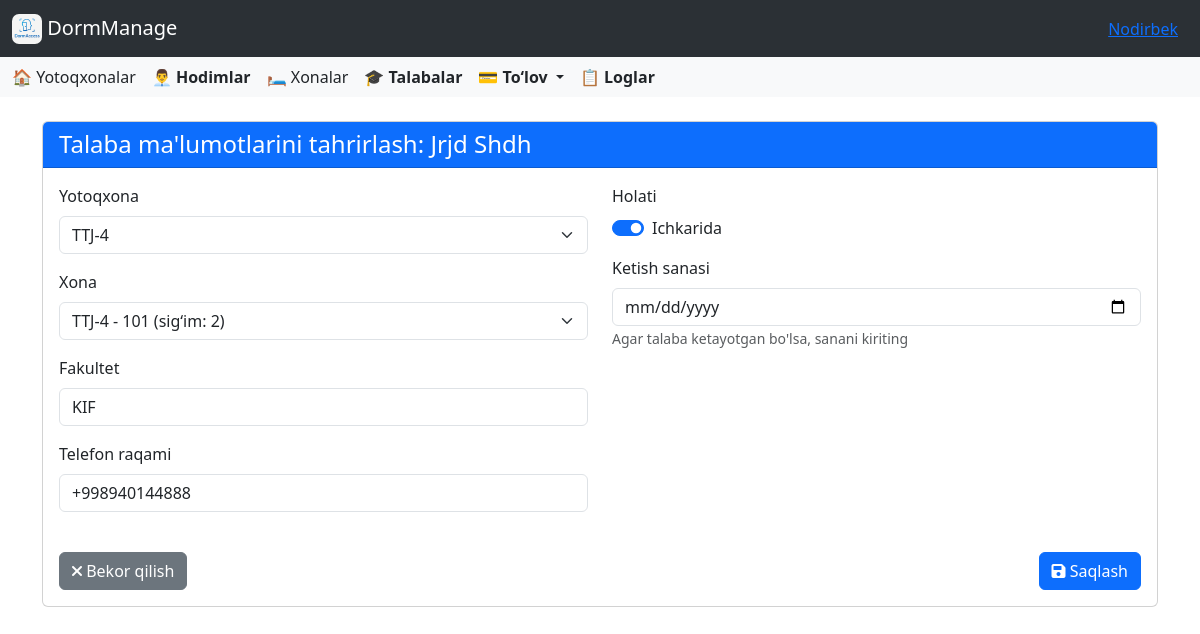
The app's page /students/10001/edit/ (signed in) with its own data.
### accounts/models.py (models this page shows, shortened)
class CustomUser(AbstractUser):
    id = AutoIncrementField(start_from=1)
    ROLE_CHOICES = [
        ('director', 'Direktor'),
        ('employee', 'Xodim'),
    ]
    role = models.CharField(
        max_length=10,
        choices=ROLE_CHOICES,
        default='other',
        verbose_name='Lavozim'
    )
    work_start = models.TimeField(
        verbose_name='Ish boshlanish vaqti',
        null=True,
        blank=True
    )
    work_end = models.TimeField(
        verbose_name='Ish tugash vaqti',
        null=True,
        blank=True
    )
    phone_number = models.CharField(
        max_length=20,
        blank=True,
        verbose_name='Telefon raqami'
    )
    hire_date = models.CharField(
        max_length=10,
        null=True,
        blank=True,
        verbose_name='Ishga qabul qilingan sana'
    )
    photo = models.ImageField(
        upload_to=staff_photo_upload_path,
        blank=False,
        null=False,
        verbose_name='Hodim surati'
    )
    salary = models.PositiveIntegerField(
        verbose_name='Maosh',
        null=True,
        blank=True,
        help_text="Hodimning maoshi (so'mda)"
    )
    is_in_dormitory = models.BooleanField(default=False)

### student/models.py (models this page shows, shortened)
class Student(models.Model):
    id = AutoIncrementField(start_from=10000)
    dormitory = models.ForeignKey(Dormitory, models.CASCADE, related_name='students')
    first_name = models.CharField(max_length=50)
    last_name = models.CharField(max_length=50)
    faculty = models.CharField(max_length=100)
    room = models.ForeignKey(Room, on_delete=models.SET_NULL, null=True, blank=True, related_name='students')
    phone_number = models.CharField(max_length=20)
    is_in_dormitory = models.BooleanField(default=True)
    parent_full_name = models.CharField(max_length=100)
    parent_login = models.CharField(max_length=150, unique=True, editable=False)
    parent_password = models.CharField(max_length=20, editable=True)
    image = models.ImageField(upload_to=student_image_upload_to, null=True, blank=True)
    contract_number = models.CharField(max_length=50, null=True, blank=True)
    contract_date = models.DateField(null=True, blank=True)
    arrival_time = models.DateField(null=True, blank=True)
    checkout_time = models.DateField(null=True, blank=True)
    total_payment = models.PositiveIntegerField(null=True, blank=True, default=0)

### student/views.py (the view)
# urls.py: path('<int:pk>/edit/', StudentUpdateView.as_view(), name='student_update'),
class StudentUpdateView(LoginRequiredMixin, UpdateView):
    model = Student
    template_name = 'student/student_update.html'
    form_class = StudentCreateForm  # fields o‘rniga forma klassidan foydalanamiz
    success_url = None  # get_success_url ishlaydi
    def get_form_kwargs(self):
        kwargs = super().get_form_kwargs()
        kwargs['user'] = self.request.user  # Formaga foydalanuvchini yuborish
        return kwargs
    def get_context_data(self, **kwargs):
        context = super().get_context_data(**kwargs)
        context['title'] = "Talaba ma'lumotlarini tahrirlash"
        return context
    def get_success_url(self):
        return reverse('student_detail', kwargs={'pk': self.object.pk})

### dormitory/models.py (called while the page is built)
    def __str__(self):
        return self.name

    def __str__(self):
        return f"{self.dormitory.name} - {self.number} (sig‘im: {self.size})"

### templates/student/student_update.html (shortened to what this page needs)
{% extends "base.html" %}
{% load widget_tweaks %}
{% block content %}
<div class="container mt-4">
    <div class="card">
        <div class="card-header bg-primary text-white">
            <h4 class="mb-0">{{ title }}: {{ object.last_name }} {{ object.first_name }}</h4>
        </div>
        <div class="card-body">
            <form method="post" enctype="multipart/form-data">
                <div class="row">
                    <div class="col-md-6">
<div class="mb-3">
    <label for="id_dormitory" class="form-label">Yotoqxona</label>
    {{ form.dormitory|add_class:"form-select"|attr:"id=id_dormitory" }}
</div>
<div class="mb-3">
    <label for="id_room" class="form-label">Xona</label>
    {{ form.room|add_class:"form-select"|attr:"id=id_room" }}
</div>
                        <div class="mb-3">
                            <label for="{{ form.faculty.id_for_label }}" class="form-label">Fakultet</label>
                            <input type="text" class="form-control" id="{{ form.faculty.id_for_label }}"
                                   name="{{ form.faculty.name }}" value="{{ form.faculty.value|default_if_none:'' }}">
                        </div>
                        <div class="mb-3">
                            <label for="{{ form.phone_number.id_for_label }}" class="form-label">Telefon raqami</label>
                            <input type="text" class="form-control" id="{{ form.phone_number.id_for_label }}"
                                   name="{{ form.phone_number.name }}" value="{{ form.phone_number.value|default_if_none:'' }}">
                        </div>
                    </div>
                    <div class="col-md-6">
                        <div class="mb-3">
                            <label class="form-label">Holati</label>
                            <div class="form-check form-switch">
                                <input class="form-check-input" type="checkbox" id="{{ form.is_in_dormitory.id_for_label }}"
                                       name="{{ form.is_in_dormitory.name }}" {% if form.is_in_dormitory.value %}checked{% endif %}>
                                <label class="form-check-label" for="{{ form.is_in_dormitory.id_for_label }}">
                                    {% if form.is_in_dormitory.value %}Ichkarida{% else %}Tashqarida{% endif %}
                                </label>
                            </div>
                        </div>
                        <div class="mb-3">
                            <label for="{{ form.checkout_time.id_for_label }}" class="form-label">Ketish sanasi</label>
                            <input type="date" class="form-control" id="{{ form.checkout_time.id_for_label }}"
                                   name="{{ form.checkout_time.name }}" value="{{ form.checkout_time.value|date:'Y-m-d'|default_if_none:'' }}">
                            <small class="text-muted">Agar talaba ketayotgan bo'lsa, sanani kiriting</small>
                        </div>
                    </div>
                </div>
                <div class="d-flex justify-content-between mt-4">
                    <a href="{% url 'student_detail' object.id %}" class="btn btn-secondary">
                        <i class="fas fa-times"></i> Bekor qilish
                    </a>
                    <button type="submit" class="btn btn-primary">
                        <i class="fas fa-save"></i> Saqlash
                    </button>
                </div>
            </form>
        </div>
    </div>
</div>
{% endblock %}

### templates/base.html (shortened to what this page needs)
<!DOCTYPE html>
<html lang="en">
<head>
    <link href="https://cdn.jsdelivr.net/npm/bootstrap@5.3.5/dist/css/bootstrap.min.css" rel="stylesheet">
    <link rel="stylesheet" href="https://cdnjs.cloudflare.com/ajax/libs/font-awesome/6.0.0/css/all.min.css">
    <link rel="stylesheet" href="https://cdn.jsdelivr.net/npm/bootstrap-icons@1.10.5/font/bootstrap-icons.css">
    <link href="https://cdn.jsdelivr.net/npm/select2@4.1.0-rc.0/dist/css/select2.min.css" rel="stylesheet" />
</head>
<body>
<nav class="navbar bg-body-tertiary" data-bs-theme="dark">
  <div class="container-fluid">
    <a class="navbar-brand" href="{% url 'dashboard' %}">
      <img src="/media/images/icon.png" alt="Logo" style="width:30px; height:30px; border-radius:7px" class="d-inline-block align-text-top">
      DormManage
    </a>
    <div class="ms-auto" style="margin: 0 10px;">
      <a href="#" class="text-primary text-decoration-underline" data-bs-toggle="modal" data-bs-target="#userInfoModal">
        {{ user.first_name }}
      </a>
    </div>
  </div>
</nav>
<nav class="navbar bg-body-tertiary">
  <div class="container-fluid">
    <div class="d-none d-lg-flex gap-3 align-items-center">
  {% if user.role == 'director' %}
  <a class="nav-link" href="{% url 'dormitories' %}">🏠 Yotoqxonalar</a>
  <a class="nav-link" href="{% url 'employees' %}"><strong>👨‍💼 Hodimlar</strong></a>
  {% endif %}
  <a class="nav-link" href="{% url 'rooms' %}">🛏️ Xonalar</a>
  <a class="nav-link" href="{% url 'students' %}"><strong>🎓 Talabalar</strong></a>
  <div class="nav-item dropdown">
    <a class="nav-link dropdown-toggle" href="#" role="button" data-bs-toggle="dropdown" aria-expanded="false">
      <strong>💳 To‘lov</strong>
    </a>
  </div>
  <a class="nav-link" href="{% url 'logs' %}"><strong>📋 Loglar</strong></a>
</div>
  </div>
</nav>
{% block content %}
{% endblock %}
</body>
</html>

### records on screen
CustomUser: first_name "Nodirbek"
Student: last_name "Jrjd", first_name "Shdh", dormitory "TTJ-4", room "TTJ-4 - 101 (sig‘im: 2)", faculty "KIF", phone_number "+998940144888"

### other values on screen
{{ title }} "Talaba ma'lumotlarini tahrirlash"
